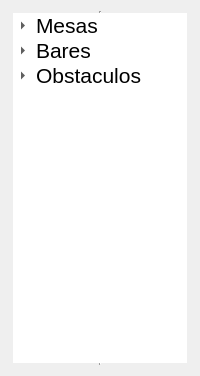
<?xml version="1.0" encoding="UTF-8"?>
<ui version="4.0">
 <class>Objetos</class>
 <widget class="QWidget" name="Objetos">
  <property name="geometry">
   <rect>
    <x>0</x>
    <y>0</y>
    <width>200</width>
    <height>376</height>
   </rect>
  </property>
  <property name="windowTitle">
   <string>Form</string>
  </property>
  <layout class="QGridLayout" name="gridLayout_2">
   <item row="0" column="0">
    <widget class="QTreeWidget" name="treeWidget">
     <property name="frameShape">
      <enum>QFrame::VLine</enum>
     </property>
     <property name="iconSize">
      <size>
       <width>32</width>
       <height>32</height>
      </size>
     </property>
     <attribute name="headerVisible">
      <bool>false</bool>
     </attribute>
     <column>
      <property name="text">
       <string>Objetos</string>
      </property>
      <property name="font">
       <font>
        <pointsize>18</pointsize>
       </font>
      </property>
      <property name="textAlignment">
       <set>AlignHCenter|AlignVCenter|AlignCenter</set>
      </property>
     </column>
     <item>
      <property name="text">
       <string>Mesas</string>
      </property>
      <property name="font">
       <font>
        <pointsize>16</pointsize>
       </font>
      </property>
      <property name="icon">
       <iconset>
        <normaloff>:/new/prefix1/images/mesa.gif</normaloff>:/new/prefix1/images/mesa.gif</iconset>
      </property>
      <item>
       <property name="text">
        <string>Redondas</string>
       </property>
      </item>
      <item>
       <property name="text">
        <string>Cuadradas</string>
       </property>
      </item>
     </item>
     <item>
      <property name="text">
       <string>Bares</string>
      </property>
      <property name="font">
       <font>
        <pointsize>16</pointsize>
       </font>
      </property>
      <property name="icon">
       <iconset>
        <normaloff>:/new/prefix1/images/bar.png</normaloff>:/new/prefix1/images/bar.png</iconset>
      </property>
      <item>
       <property name="text">
        <string>Redondos</string>
       </property>
      </item>
      <item>
       <property name="text">
        <string>Cuadrados</string>
       </property>
      </item>
      <item>
       <property name="text">
        <string>Arcos</string>
       </property>
      </item>
     </item>
     <item>
      <property name="text">
       <string>Obstaculos</string>
      </property>
      <property name="font">
       <font>
        <pointsize>16</pointsize>
       </font>
      </property>
      <property name="icon">
       <iconset>
        <normaloff>:/new/prefix1/images/obstaculo.png</normaloff>:/new/prefix1/images/obstaculo.png</iconset>
      </property>
      <item>
       <property name="text">
        <string>Columnas</string>
       </property>
      </item>
      <item>
       <property name="text">
        <string>Muros</string>
       </property>
      </item>
     </item>
    </widget>
   </item>
  </layout>
 </widget>
 <resources/>
 <connections>
  <connection>
   <sender>treeWidget</sender>
   <signal>itemClicked(QTreeWidgetItem*,int)</signal>
   <receiver>Objetos</receiver>
   <slot>newObs(QTreeWidgetItem*,int)</slot>
   <hints>
    <hint type="sourcelabel">
     <x>133</x>
     <y>54</y>
    </hint>
    <hint type="destinationlabel">
     <x>199</x>
     <y>101</y>
    </hint>
   </hints>
  </connection>
 </connections>
 <slots>
  <slot>newObs(QTreeWidgetItem*,int)</slot>
 </slots>
</ui>
